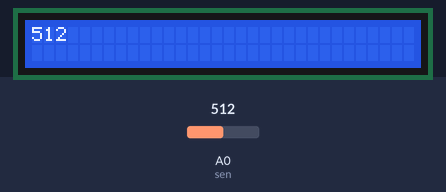
Simulated run of this sketch. Board: Arduino Uno, built with avr-gcc and run on an emulated ATmega328P. Parts: 32×2 character LCD. The test bench sets the inputs (shaded band); at power-on: A0 (sen) = 512. What the sketch prints to the serial monitor is not drawn.

Above: at 1.2 s.
1.3 s: A0 (sen) set to 610
At 9.2 s:
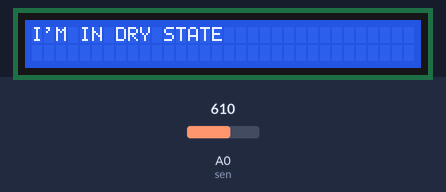
11.5 s: A0 (sen) set to 590
At 19.0 s:
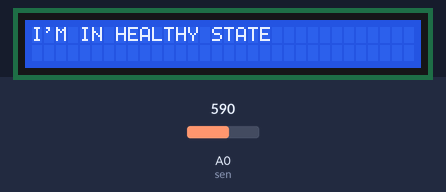
19.6 s: A0 (sen) set to 511
At 21.7 s:
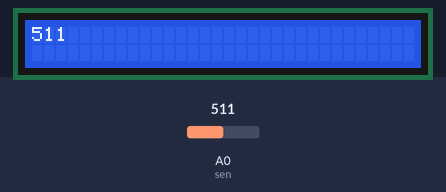
Timing chart, 0 to 23.2 s (numbered marks = the images above; inputs shaded):
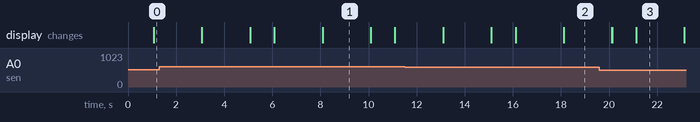

Measured:
- what the display in image 1 shows lasts 2.0 s, from 8.1 s to 10.1 s

The sketch:

smart_irrigation.ino
```cpp
#include<LiquidCrystal.h>
LiquidCrystal lcd (12,11,5,4,3,2);
int sen = A0;
void setup() {
  // put your setup code here, to run once:
pinMode(sen,INPUT);
Serial.begin(9600);
lcd.begin(32,2);
}

void loop() {
  // put your main code here, to run repeatedly:
lcd.setCursor(0,0);
lcd.println("WELCOME TO ");
lcd.setCursor(0,1);
lcd.println("IRRIGATION SYSTEM");
//lcd.println("WELCOME TO IRRIGATION SYSTEM");
delay(1000);
lcd.clear();
sen = analogRead(A0);
Serial.println(sen);
lcd.print(sen);
delay(2000);
lcd.clear();
if (sen >= 600){
  lcd.println("I'M IN DRY STATE");
  delay(2000);
  lcd.clear();
}
else {
  lcd.println("I'M IN HEALTHY STATE");
  delay(2000);
lcd.clear();
}
}
```
